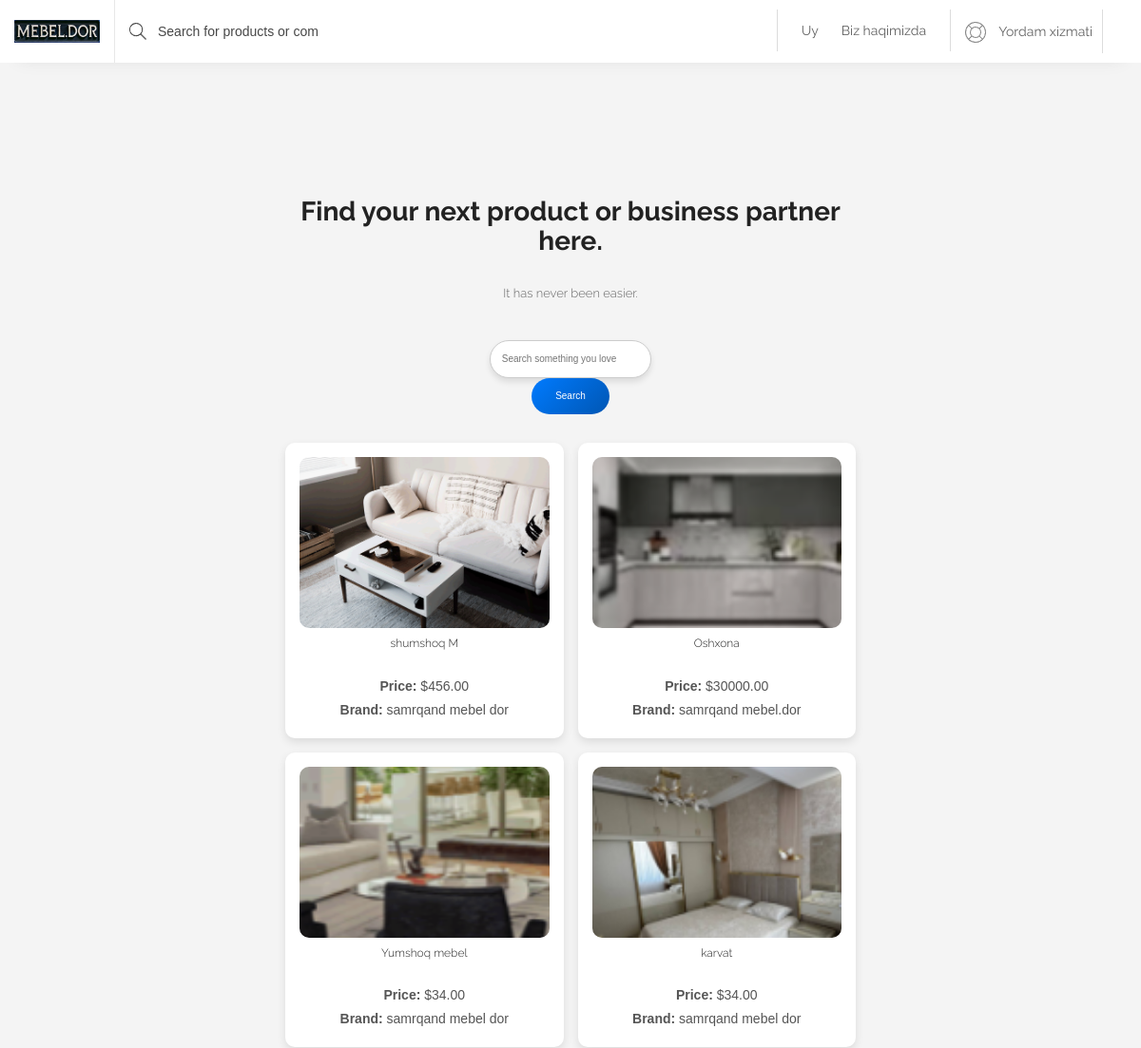
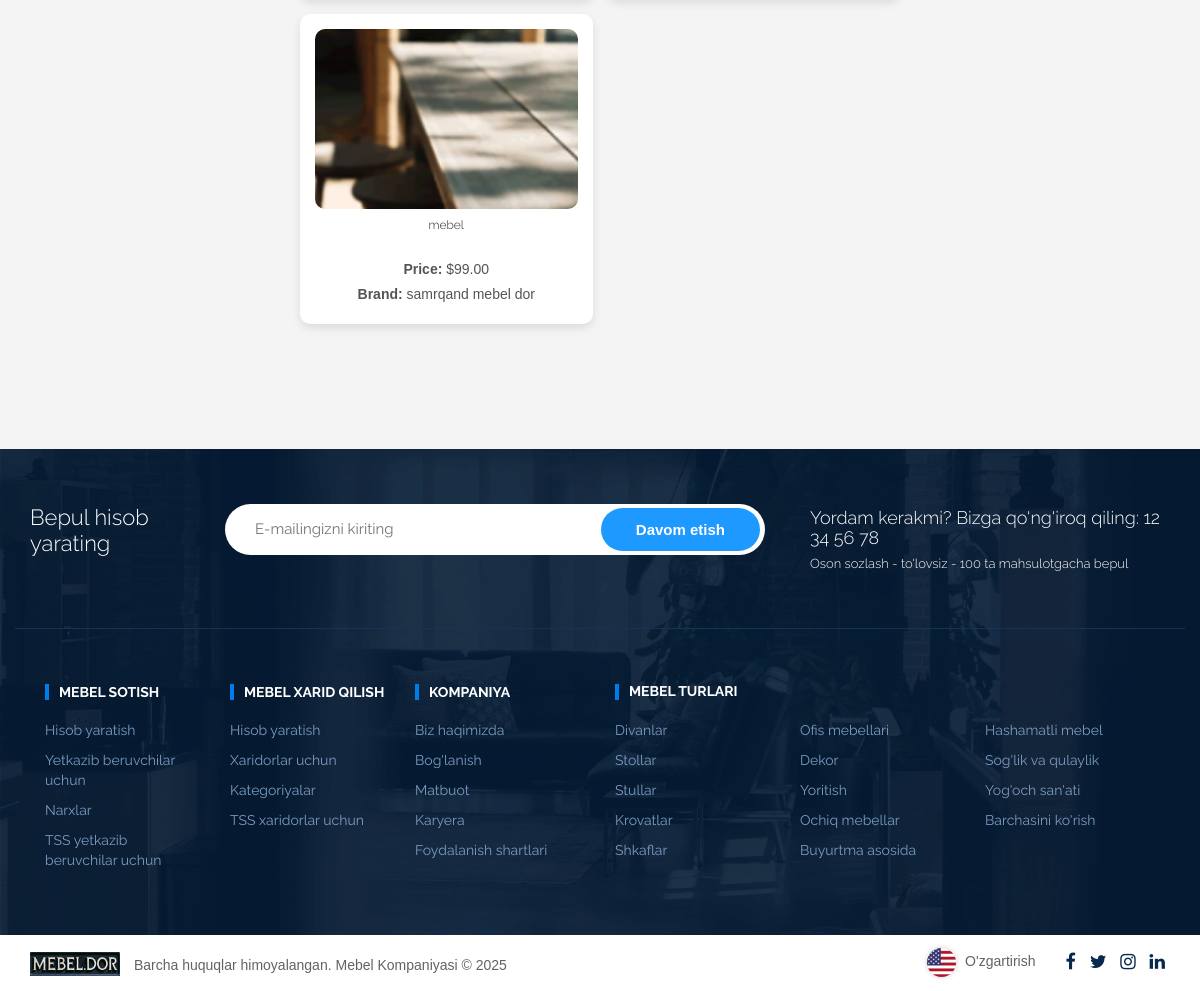
The app's page /search/ with its own data (2 pictures, top to bottom).
### mebel/models.py (models this page shows, shortened)
class ProductModel(models.Model):
    product = models.ForeignKey(OneModel, on_delete=models.CASCADE, verbose_name='Mahsulot', related_name='one_models')
    name = models.CharField(max_length=255, verbose_name='Nomi')
    brand = models.CharField(max_length=255, verbose_name='Kim tomonidan')
    price = models.DecimalField(max_digits=10, decimal_places=2, verbose_name='Narxi')
    image = models.ImageField(upload_to='products/', verbose_name='Rasmi')
    class Meta:
        db_table = 'Products'
        managed = True
        verbose_name = 'Mahsulotlar'
        verbose_name_plural = 'Mahsulotlar'

### mebel/views.py (the view)
# urls.py: path('search/', search_products, name='search_products'),  # Qidiruv uchun URL
def search_products(request):
    query = request.GET.get('q')  # Qidiruv so'zi
    if query:
        products = ProductModel.objects.filter(name__icontains=query)  # Mahsulot nomida qidirish
    else:
        products = ProductModel.objects.all()  # Hech narsa qidirilmasa, barcha mahsulotlarni olish
    return render(request, 'your_template.html', {'products': products})

### templates/your_template.html (shortened to what this page needs)
{% extends 'base.html' %}
{% load static %}
{% block content %}
<div class="find-box">
    <h1>Find your next product or business partner here.</h1>
    <h4>It has never been easier.</h4>
    <div class="product-sh">
        <form method="GET" action="{% url 'search_products' %}">
            <input type="text" name="q" placeholder="Search something you love" value="{{ request.GET.q }}">
            <button type="submit">Search</button>
        </form>
    </div>
    <div class="product-list">
        {% if products %}
            {% for product in products %}
                <div class="product-card">
                    <img src="{{ product.image.url }}" alt="{{ product.name }}">
                    <h4>{{ product.name }}</h4>
                    <p><strong>Price:</strong> ${{ product.price }}</p>
                    <p><strong>Brand:</strong> {{ product.brand }}</p>
                </div>
            {% endfor %}
        {% else %}
            <p>No products found.</p>
        {% endif %}
    </div>
</div>
{% endblock content %}

### templates/base.html (shortened to what this page needs)
{% load static %}
<!DOCTYPE html>
<html lang="en">
   <head>
      <link rel="stylesheet" href="{% static 'css/font-awesome.min.css' %}">
      <link rel="stylesheet" href="{% static 'css/bootstrap.min.css' %}">
      <link rel="stylesheet" href="{% static 'css/animate-wow.css' %}">
      <link rel="stylesheet" href="{% static 'css/style.css' %}">
      <link rel="stylesheet" href="{% static 'css/bootstrap-select.min.css' %}">
      <link rel="stylesheet" href="{% static 'css/slick.min.css' %}">
      <link rel="stylesheet" href="{% static 'css/responsive.css' %}">
   </head>
   <body>
      <header id="header" class="top-head">
         <nav class="navbar navbar-default">
            <div class="container-fluid">
               <div class="row">
                  <div class="col-md-4 col-sm-12 left-rs">
                     <div class="navbar-header">
                        <a href="index.html" class="navbar-brand"><img src="{% static 'images/logo.png' %}" alt="" /></a>
                     </div>
                     <form class="navbar-form navbar-left web-sh" action="/search" method="GET">
                        <div class="form">
                            <input type="text" class="form-control" name="q" placeholder="Search for products or companies">
                                </div>
                    </form>
                  </div>
                  <div class="col-md-8 col-sm-12">
                     <div class="right-nav">
                        <div class="help-r hidden-xs">
                           <div class="help-box">
                              <ul>
                                 <li> <a href="#"><img class="h-i" src="{% static 'images/help-icon.png' %}" alt="" /> Yordam xizmati </a> </li>
                              </ul>
                           </div>
                        </div>
                        <div class="nav-b hidden-xs">
                           <div class="nav-box">
                              <ul>
                                 <li><a href="{% url 'home_page' %}">Uy</a></li>
                                 <li><a href="{% url 'about_page' %}">Biz haqimizda</a></li>
                              </ul>
                           </div>
                        </div>
                     </div>
                  </div>
               </div>
            </div>
         </nav>
      </header>
      {% block content %}
      {% endblock content %}
      <footer>
         <div class="main-footer">
            <div class="container">
               <div class="row">
                  <div class="footer-top clearfix">
                     <div class="col-md-2 col-sm-6">
                        <h2>Bepul hisob yarating</h2>
                     </div>
                     <div class="col-md-6 col-sm-6">
                        <div class="form-box">
                           <input type="text" placeholder="E-mailingizni kiriting" />
                           <button>Davom etish</button>
                        </div>
                     </div>
                     <div class="col-md-4 col-sm-12">
                        <div class="help-box-f">
                           <h4>Yordam kerakmi? Bizga qo'ng'iroq qiling: 12 34 56 78</h4>
                           <p>Oson sozlash - to'lovsiz - 100 ta mahsulotgacha bepul</p>
                        </div>
                     </div>
                  </div>
                  <div class="footer-link-box clearfix">
                     <div class="col-md-6 col-sm-6">
                        <div class="left-f-box">
                           <div class="col-sm-4">
                              <h2>MEBEL SOTISH</h2>
                              <ul>
                                 <li><a href="#">Hisob yaratish</a></li>
                                 <li><a href="#">Yetkazib beruvchilar uchun</a></li>
                                 <li><a href="#">Narxlar</a></li>
                                 <li><a href="#">TSS yetkazib beruvchilar uchun</a></li>
                              </ul>
                           </div>
                           <div class="col-sm-4">
                              <h2>MEBEL XARID QILISH</h2>
                              <ul>
                                 <li><a href="#">Hisob yaratish</a></li>
                                 <li><a href="#">Xaridorlar uchun</a></li>
                                 <li><a href="#">Kategoriyalar</a></li>
                                 <li><a href="#">TSS xaridorlar uchun</a></li>
                              </ul>
                           </div>
                           <div class="col-sm-4">
                              <h2>KOMPANIYA</h2>
                              <ul>
                                 <li><a href="about.html">Biz haqimizda</a></li>
                                 <li><a href="#">Bog'lanish</a></li>
                                 <li><a href="#">Matbuot</a></li>
                                 <li><a href="#">Karyera</a></li>
                                 <li><a href="#">Foydalanish shartlari</a></li>
                              </ul>
                           </div>
                        </div>
                     </div>
                     <div class="col-md-6 col-sm-6">
                        <div class="right-f-box">
                           <h2>MEBEL TURLARI</h2>
                           <ul class="col-sm-4">
                              <li><a href="#">Divanlar</a></li>
                              <li><a href="#">Stollar</a></li>
                              <li><a href="#">Stullar</a></li>
                              <li><a href="#">Krovatlar</a></li>
                              <li><a href="#">Shkaflar</a></li>
                           </ul>
                           <ul class="col-sm-4">
                              <li><a href="#">Ofis mebellari</a></li>
                              <li><a href="#">Dekor</a></li>
                              <li><a href="#">Yoritish</a></li>
                              <li><a href="#">Ochiq mebellar</a></li>
                              <li><a href="#">Buyurtma asosida</a></li>
                           </ul>
                           <ul class="col-sm-4">
                              <li><a href="#">Hashamatli mebel</a></li>
                              <li><a href="#">Sog'lik va qulaylik</a></li>
                              <li><a href="#">Yog'och san'ati</a></li>
                              <li><a href="#">Barchasini ko'rish</a></li>
                           </ul>
                        </div>
                     </div>
                  </div>
               </div>
            </div>
         </div>
         <div class="copyright">
            <div class="container">
               <div class="row">
                  <div class="col-md-8">
                     <p><img width="90" src="{% static 'images/logo.png' %}" alt="#" style="margin-top: -5px;" /> Barcha huquqlar himoyalangan. Mebel Kompaniyasi © 2025</p>
                  </div>
                  <div class="col-md-4">
                     <ul class="list-inline socials">
                        <li>
                           <a href="">
                           <i class="fa fa-facebook" aria-hidden="true"></i>
                           </a>
                        </li>
                        <li>
                           <a href="">
                           <i class="fa fa-twitter" aria-hidden="true"></i>
                           </a>
                        </li>
                        <li>
                           <a href="">
                           <i class="fa fa-instagram" aria-hidden="true"></i>
                           </a>
                        </li>
                        <li>
                           <a href="#">
                           <i class="fa fa-linkedin" aria-hidden="true"></i>
                           </a>
                        </li>
                     </ul>
                     <ul class="right-flag">
                        <li><a href="#"><img src="{% static 'images/flag.png' %}" alt="" /> <span>O'zgartirish</span></a></li>
                     </ul>
                  </div>
               </div>
            </div>
         </div>
      </footer>
  </body>
</html>

### static/css/responsive.css (style rules this page uses)
@media only screen and (min-width: 992px) and (max-width: 1200px) { .web-sh.navbar-form { width: 65%; } }

### templates/your_template.html (style rules this page uses)
body { font-family: 'Arial', sans-serif; background-color: #f4f4f4; margin: 0; padding: 0; }
.find-box { text-align: center; margin: 50px auto; max-width: 600px; }
.find-box h1 { font-size: 2.8rem; font-weight: bold; color: #222; margin-bottom: 10px; }
.find-box h4 { font-size: 1.3rem; color: #666; margin-bottom: 20px; }
.product-sh { display: flex; gap: 10px; justify-content: center; align-items: center; flex-wrap: wrap; }
.product-sh input[type="text"] { width: 70%; padding: 12px; font-size: 1rem; border-radius: 25px; border: 1px solid #ccc; box-shadow: 0px 4px 6px rgba(0, 0, 0, 0.1); transition: 0.3s; }
.product-sh button { padding: 12px 25px; font-size: 1rem; background: linear-gradient(135deg, #007bff, #0056b3); color: white; border: none; border-radius: 25px; cursor: pointer; transition: 0.3s; }
.product-list { margin-top: 30px; display: grid; grid-template-columns: repeat(auto-fit, minmax(250px, 1fr)); gap: 15px; justify-content: center; }
.product-list .product-card { background: white; border-radius: 10px; padding: 15px; box-shadow: 0px 4px 10px rgba(0, 0, 0, 0.1); transition: transform 0.3s; }
.product-list img { width: 100%; height: 180px; object-fit: cover; border-radius: 10px; }
.product-list h4 { font-size: 1.2rem; margin: 10px 0 5px; color: #222; }
.product-list p { color: #555; margin: 5px 0; }

### records on screen
ProductModel: image (picture), name "shumshoq M", price "456.00", brand "samrqand mebel dor"
ProductModel: image (picture), name "Oshxona", price "30000.00", brand "samrqand mebel.dor"
ProductModel: image (picture), name "Yumshoq mebel", price "34.00", brand "samrqand mebel dor"
ProductModel: image (picture), name "karvat", price "34.00", brand "samrqand mebel dor"
ProductModel: image (picture), name "mebel", price "99.00", brand "samrqand mebel dor"
